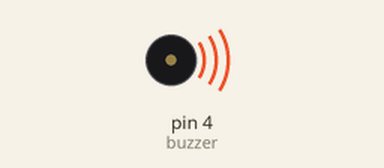
A sketch run on a simulated Arduino Uno, built with avr-gcc and run on an emulated ATmega328P. Parts: buzzer (waves = sounding, pin HIGH).

Above: at 0.5 s.
Timing chart, 0 to 4.6 s (numbered marks = the images above):
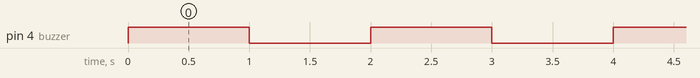

The sketch:

BUZZER.ino
```cpp
int buzzer = 4;
void setup() {
  // put your setup code here, to run once:
  pinMode(buzzer, OUTPUT);
}

void loop() {

  digitalWrite(buzzer, HIGH);
  delay(1000);
  digitalWrite(buzzer, LOW);
  delay(1000);
  // put your main code here, to run repeatedly:

}
```

Measured:
- by itself, pin 4 (buzzer): alternates HIGH for 1.0 s and LOW for 1.0 s
